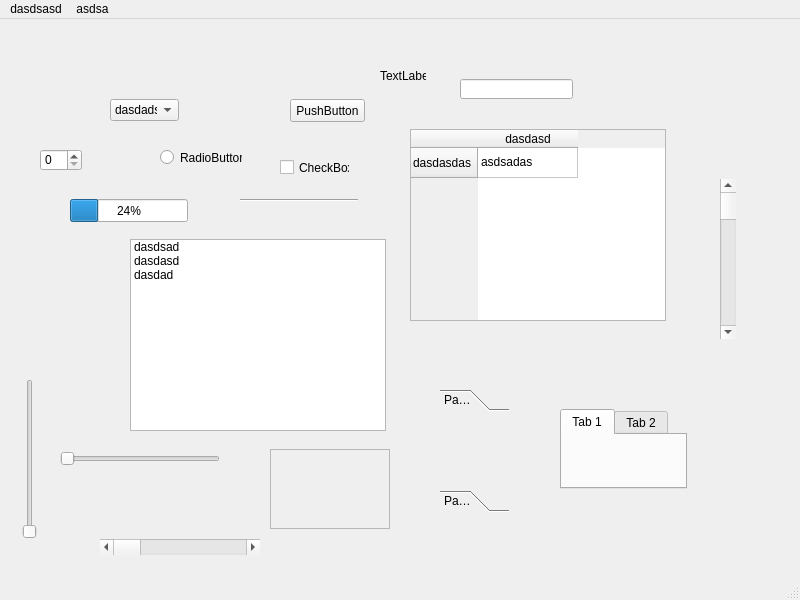
<?xml version="1.0" encoding="UTF-8"?>
<ui version="4.0">
 <class>MainWindow</class>
 <widget class="QMainWindow" name="MainWindow">
  <property name="geometry">
   <rect>
    <x>0</x>
    <y>0</y>
    <width>800</width>
    <height>600</height>
   </rect>
  </property>
  <property name="windowTitle">
   <string>MainWindow</string>
  </property>
  <widget class="QWidget" name="centralwidget">
   <widget class="QPushButton" name="pushButton">
    <property name="geometry">
     <rect>
      <x>290</x>
      <y>80</y>
      <width>75</width>
      <height>23</height>
     </rect>
    </property>
    <property name="text">
     <string>PushButton</string>
    </property>
   </widget>
   <widget class="QRadioButton" name="radioButton">
    <property name="geometry">
     <rect>
      <x>160</x>
      <y>130</y>
      <width>82</width>
      <height>17</height>
     </rect>
    </property>
    <property name="text">
     <string>RadioButton</string>
    </property>
   </widget>
   <widget class="QCheckBox" name="checkBox">
    <property name="geometry">
     <rect>
      <x>280</x>
      <y>140</y>
      <width>70</width>
      <height>17</height>
     </rect>
    </property>
    <property name="text">
     <string>CheckBox</string>
    </property>
   </widget>
   <widget class="QListWidget" name="listWidget">
    <property name="geometry">
     <rect>
      <x>130</x>
      <y>220</y>
      <width>256</width>
      <height>192</height>
     </rect>
    </property>
    <item>
     <property name="text">
      <string>dasdsad</string>
     </property>
    </item>
    <item>
     <property name="text">
      <string>dasdasd</string>
     </property>
    </item>
    <item>
     <property name="text">
      <string>dasdad</string>
     </property>
    </item>
   </widget>
   <widget class="QTableWidget" name="tableWidget">
    <property name="geometry">
     <rect>
      <x>410</x>
      <y>110</y>
      <width>256</width>
      <height>192</height>
     </rect>
    </property>
    <row>
     <property name="text">
      <string>dasdasdas</string>
     </property>
    </row>
    <column>
     <property name="text">
      <string>dasdasd</string>
     </property>
    </column>
    <item row="0" column="0">
     <property name="text">
      <string>asdsadas</string>
     </property>
    </item>
   </widget>
   <widget class="QToolBox" name="toolBox">
    <property name="geometry">
     <rect>
      <x>440</x>
      <y>370</y>
      <width>69</width>
      <height>123</height>
     </rect>
    </property>
    <property name="currentIndex">
     <number>0</number>
    </property>
    <widget class="QWidget" name="page">
     <property name="geometry">
      <rect>
       <x>0</x>
       <y>0</y>
       <width>69</width>
       <height>69</height>
      </rect>
     </property>
     <attribute name="label">
      <string>Page 1</string>
     </attribute>
    </widget>
    <widget class="QWidget" name="page_2">
     <property name="geometry">
      <rect>
       <x>0</x>
       <y>0</y>
       <width>69</width>
       <height>69</height>
      </rect>
     </property>
     <attribute name="label">
      <string>Page 2</string>
     </attribute>
    </widget>
   </widget>
   <widget class="QTabWidget" name="tabWidget">
    <property name="geometry">
     <rect>
      <x>560</x>
      <y>390</y>
      <width>127</width>
      <height>80</height>
     </rect>
    </property>
    <widget class="QWidget" name="tab">
     <attribute name="title">
      <string>Tab 1</string>
     </attribute>
    </widget>
    <widget class="QWidget" name="tab_2">
     <attribute name="title">
      <string>Tab 2</string>
     </attribute>
    </widget>
   </widget>
   <widget class="QFrame" name="frame">
    <property name="geometry">
     <rect>
      <x>270</x>
      <y>430</y>
      <width>120</width>
      <height>80</height>
     </rect>
    </property>
    <property name="frameShape">
     <enum>QFrame::StyledPanel</enum>
    </property>
    <property name="frameShadow">
     <enum>QFrame::Raised</enum>
    </property>
   </widget>
   <widget class="QComboBox" name="comboBox">
    <property name="geometry">
     <rect>
      <x>110</x>
      <y>80</y>
      <width>69</width>
      <height>22</height>
     </rect>
    </property>
    <item>
     <property name="text">
      <string>dasdadsa</string>
     </property>
    </item>
    <item>
     <property name="text">
      <string>dasdasdas</string>
     </property>
    </item>
    <item>
     <property name="text">
      <string>dasdsad</string>
     </property>
    </item>
   </widget>
   <widget class="QLineEdit" name="lineEdit">
    <property name="geometry">
     <rect>
      <x>460</x>
      <y>60</y>
      <width>113</width>
      <height>20</height>
     </rect>
    </property>
   </widget>
   <widget class="QLabel" name="label">
    <property name="geometry">
     <rect>
      <x>380</x>
      <y>50</y>
      <width>46</width>
      <height>13</height>
     </rect>
    </property>
    <property name="text">
     <string>TextLabel</string>
    </property>
   </widget>
   <widget class="QProgressBar" name="progressBar">
    <property name="geometry">
     <rect>
      <x>70</x>
      <y>180</y>
      <width>118</width>
      <height>23</height>
     </rect>
    </property>
    <property name="value">
     <number>24</number>
    </property>
   </widget>
   <widget class="QScrollBar" name="verticalScrollBar">
    <property name="geometry">
     <rect>
      <x>720</x>
      <y>160</y>
      <width>16</width>
      <height>160</height>
     </rect>
    </property>
    <property name="orientation">
     <enum>Qt::Vertical</enum>
    </property>
   </widget>
   <widget class="QScrollBar" name="horizontalScrollBar">
    <property name="geometry">
     <rect>
      <x>100</x>
      <y>520</y>
      <width>160</width>
      <height>16</height>
     </rect>
    </property>
    <property name="orientation">
     <enum>Qt::Horizontal</enum>
    </property>
   </widget>
   <widget class="QSlider" name="horizontalSlider">
    <property name="geometry">
     <rect>
      <x>60</x>
      <y>430</y>
      <width>160</width>
      <height>19</height>
     </rect>
    </property>
    <property name="orientation">
     <enum>Qt::Horizontal</enum>
    </property>
   </widget>
   <widget class="QSlider" name="verticalSlider">
    <property name="geometry">
     <rect>
      <x>20</x>
      <y>360</y>
      <width>19</width>
      <height>160</height>
     </rect>
    </property>
    <property name="orientation">
     <enum>Qt::Vertical</enum>
    </property>
   </widget>
   <widget class="QSpinBox" name="spinBox">
    <property name="geometry">
     <rect>
      <x>40</x>
      <y>130</y>
      <width>42</width>
      <height>22</height>
     </rect>
    </property>
   </widget>
   <widget class="Line" name="line">
    <property name="geometry">
     <rect>
      <x>240</x>
      <y>180</y>
      <width>118</width>
      <height>3</height>
     </rect>
    </property>
    <property name="orientation">
     <enum>Qt::Horizontal</enum>
    </property>
   </widget>
  </widget>
  <widget class="QMenuBar" name="menubar">
   <property name="geometry">
    <rect>
     <x>0</x>
     <y>0</y>
     <width>800</width>
     <height>21</height>
    </rect>
   </property>
   <widget class="QMenu" name="menuDasdsasd">
    <property name="title">
     <string>dasdsasd</string>
    </property>
    <addaction name="actionAsdadsa"/>
    <addaction name="separator"/>
    <addaction name="actionDasda"/>
   </widget>
   <widget class="QMenu" name="menuAsdsa">
    <property name="title">
     <string>asdsa</string>
    </property>
   </widget>
   <addaction name="menuDasdsasd"/>
   <addaction name="menuAsdsa"/>
  </widget>
  <widget class="QStatusBar" name="statusbar"/>
  <action name="actionAsdadsa">
   <property name="text">
    <string>asdadsa</string>
   </property>
  </action>
  <action name="actionDasda">
   <property name="text">
    <string>dasda</string>
   </property>
  </action>
 </widget>
 <resources/>
 <connections/>
</ui>
